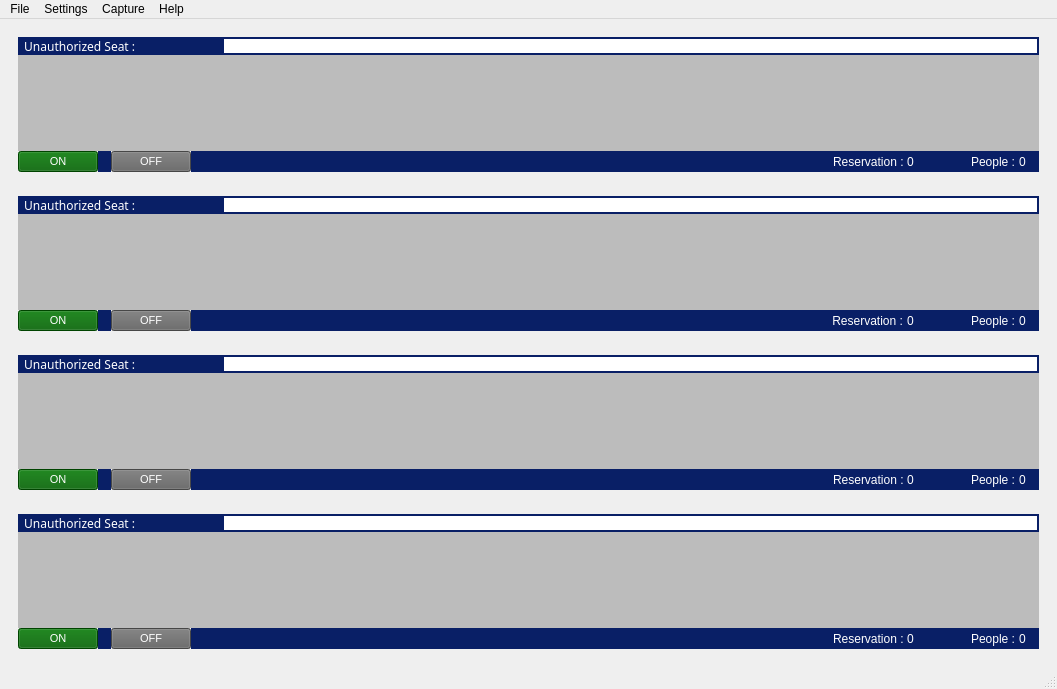
<?xml version="1.0" encoding="UTF-8"?>
<ui version="4.0">
 <class>MainWindow</class>
 <widget class="QMainWindow" name="MainWindow">
  <property name="geometry">
   <rect>
    <x>0</x>
    <y>0</y>
    <width>1057</width>
    <height>689</height>
   </rect>
  </property>
  <property name="windowTitle">
   <string>MainWindow</string>
  </property>
  <property name="styleSheet">
   <string notr="true"/>
  </property>
  <widget class="QWidget" name="centralwidget">
   <layout class="QVBoxLayout" name="verticalLayout">
    <item>
     <layout class="QHBoxLayout" name="mainLayout_AB"/>
    </item>
    <item>
     <widget class="QWidget" name="A_widget" native="true">
      <property name="sizePolicy">
       <sizepolicy hsizetype="Expanding" vsizetype="Expanding">
        <horstretch>0</horstretch>
        <verstretch>0</verstretch>
       </sizepolicy>
      </property>
      <layout class="QVBoxLayout" name="A_Widget" stretch="1,10,1">
       <property name="spacing">
        <number>0</number>
       </property>
       <item>
        <layout class="QHBoxLayout" name="horizontalLayout_2" stretch="1,4">
         <item>
          <widget class="QLabel" name="label_7">
           <property name="sizePolicy">
            <sizepolicy hsizetype="Expanding" vsizetype="Expanding">
             <horstretch>0</horstretch>
             <verstretch>0</verstretch>
            </sizepolicy>
           </property>
           <property name="font">
            <font>
             <family>굴림</family>
             <pointsize>9</pointsize>
             <weight>50</weight>
             <italic>false</italic>
             <bold>false</bold>
             <underline>false</underline>
            </font>
           </property>
           <property name="styleSheet">
            <string notr="true">color: white;
background-color:rgb(9, 31, 102);</string>
           </property>
           <property name="text">
            <string>  Unauthorized Seat : </string>
           </property>
          </widget>
         </item>
         <item>
          <widget class="QLabel" name="a_seat_num">
           <property name="sizePolicy">
            <sizepolicy hsizetype="Expanding" vsizetype="Expanding">
             <horstretch>0</horstretch>
             <verstretch>0</verstretch>
            </sizepolicy>
           </property>
           <property name="styleSheet">
            <string notr="true">background-color:rgb(255, 255, 255);
border: 2px solid rgb(9, 31, 102);</string>
           </property>
           <property name="text">
            <string/>
           </property>
          </widget>
         </item>
        </layout>
       </item>
       <item>
        <widget class="QLabel" name="a_camera_label">
         <property name="sizePolicy">
          <sizepolicy hsizetype="Expanding" vsizetype="Expanding">
           <horstretch>0</horstretch>
           <verstretch>0</verstretch>
          </sizepolicy>
         </property>
         <property name="styleSheet">
          <string notr="true">background-color:rgb(188, 188, 188)</string>
         </property>
         <property name="text">
          <string/>
         </property>
        </widget>
       </item>
       <item>
        <layout class="QVBoxLayout" name="verticalLayout_2">
         <item>
          <layout class="QHBoxLayout" name="horizontalLayout" stretch="1,1,1,50,1,5,1,1">
           <property name="spacing">
            <number>0</number>
           </property>
           <property name="topMargin">
            <number>0</number>
           </property>
           <item>
            <widget class="QPushButton" name="A_on">
             <property name="sizePolicy">
              <sizepolicy hsizetype="Expanding" vsizetype="Expanding">
               <horstretch>0</horstretch>
               <verstretch>0</verstretch>
              </sizepolicy>
             </property>
             <property name="font">
              <font>
               <pointsize>8</pointsize>
              </font>
             </property>
             <property name="styleSheet">
              <string notr="true">color:rgb(255, 255, 255);
background-color:rgb(0, 95, 0);

</string>
             </property>
             <property name="text">
              <string>ON</string>
             </property>
             <property name="iconSize">
              <size>
               <width>16</width>
               <height>16</height>
              </size>
             </property>
            </widget>
           </item>
           <item>
            <widget class="QLabel" name="label_2">
             <property name="sizePolicy">
              <sizepolicy hsizetype="Expanding" vsizetype="Expanding">
               <horstretch>0</horstretch>
               <verstretch>0</verstretch>
              </sizepolicy>
             </property>
             <property name="styleSheet">
              <string notr="true">background-color:rgb(9, 31, 102);</string>
             </property>
             <property name="text">
              <string/>
             </property>
            </widget>
           </item>
           <item>
            <widget class="QPushButton" name="A_off">
             <property name="sizePolicy">
              <sizepolicy hsizetype="Expanding" vsizetype="Expanding">
               <horstretch>0</horstretch>
               <verstretch>0</verstretch>
              </sizepolicy>
             </property>
             <property name="font">
              <font>
               <pointsize>8</pointsize>
              </font>
             </property>
             <property name="styleSheet">
              <string notr="true">color:rgb(255, 255, 255);
background-color:#646464;

</string>
             </property>
             <property name="text">
              <string>OFF</string>
             </property>
            </widget>
           </item>
           <item>
            <widget class="QLabel" name="label_33">
             <property name="sizePolicy">
              <sizepolicy hsizetype="Expanding" vsizetype="Expanding">
               <horstretch>0</horstretch>
               <verstretch>0</verstretch>
              </sizepolicy>
             </property>
             <property name="styleSheet">
              <string notr="true">background-color:rgb(9, 31, 102);</string>
             </property>
             <property name="text">
              <string/>
             </property>
            </widget>
           </item>
           <item>
            <widget class="QLabel" name="label_3">
             <property name="sizePolicy">
              <sizepolicy hsizetype="Expanding" vsizetype="Expanding">
               <horstretch>0</horstretch>
               <verstretch>0</verstretch>
              </sizepolicy>
             </property>
             <property name="styleSheet">
              <string notr="true">color: white;
background-color:rgb(9, 31, 102);</string>
             </property>
             <property name="text">
              <string>Reservation : </string>
             </property>
            </widget>
           </item>
           <item>
            <widget class="QLabel" name="A_res_cnt">
             <property name="sizePolicy">
              <sizepolicy hsizetype="Expanding" vsizetype="Expanding">
               <horstretch>0</horstretch>
               <verstretch>0</verstretch>
              </sizepolicy>
             </property>
             <property name="styleSheet">
              <string notr="true">text-align: end;
color: white;
background-color:rgb(9, 31, 102);</string>
             </property>
             <property name="text">
              <string>0</string>
             </property>
            </widget>
           </item>
           <item>
            <widget class="QLabel" name="label_4">
             <property name="sizePolicy">
              <sizepolicy hsizetype="Expanding" vsizetype="Expanding">
               <horstretch>0</horstretch>
               <verstretch>0</verstretch>
              </sizepolicy>
             </property>
             <property name="styleSheet">
              <string notr="true">color: white;
background-color:rgb(9, 31, 102);</string>
             </property>
             <property name="text">
              <string>People : </string>
             </property>
            </widget>
           </item>
           <item>
            <widget class="QLabel" name="A_peo_cnt">
             <property name="sizePolicy">
              <sizepolicy hsizetype="Expanding" vsizetype="Expanding">
               <horstretch>0</horstretch>
               <verstretch>0</verstretch>
              </sizepolicy>
             </property>
             <property name="styleSheet">
              <string notr="true">text-align: end;
color: white;
background-color:rgb(9, 31, 102);</string>
             </property>
             <property name="text">
              <string>0    </string>
             </property>
            </widget>
           </item>
          </layout>
         </item>
        </layout>
       </item>
      </layout>
     </widget>
    </item>
    <item>
     <widget class="QWidget" name="D_widget" native="true">
      <property name="sizePolicy">
       <sizepolicy hsizetype="Expanding" vsizetype="Expanding">
        <horstretch>0</horstretch>
        <verstretch>0</verstretch>
       </sizepolicy>
      </property>
      <layout class="QVBoxLayout" name="A_Widget_4" stretch="1,10,1">
       <property name="spacing">
        <number>0</number>
       </property>
       <item>
        <layout class="QHBoxLayout" name="horizontalLayout_7" stretch="1,4">
         <item>
          <widget class="QLabel" name="label_23">
           <property name="sizePolicy">
            <sizepolicy hsizetype="Expanding" vsizetype="Expanding">
             <horstretch>0</horstretch>
             <verstretch>0</verstretch>
            </sizepolicy>
           </property>
           <property name="font">
            <font>
             <family>굴림</family>
             <pointsize>9</pointsize>
             <weight>50</weight>
             <italic>false</italic>
             <bold>false</bold>
             <underline>false</underline>
            </font>
           </property>
           <property name="styleSheet">
            <string notr="true">color: white;
background-color:rgb(9, 31, 102);</string>
           </property>
           <property name="text">
            <string>  Unauthorized Seat : </string>
           </property>
          </widget>
         </item>
         <item>
          <widget class="QLabel" name="d_seat_num">
           <property name="sizePolicy">
            <sizepolicy hsizetype="Expanding" vsizetype="Expanding">
             <horstretch>0</horstretch>
             <verstretch>0</verstretch>
            </sizepolicy>
           </property>
           <property name="styleSheet">
            <string notr="true">background-color:rgb(255, 255, 255);
border: 2px solid rgb(9, 31, 102);</string>
           </property>
           <property name="text">
            <string/>
           </property>
          </widget>
         </item>
        </layout>
       </item>
       <item>
        <widget class="QLabel" name="d_camera_label">
         <property name="sizePolicy">
          <sizepolicy hsizetype="Expanding" vsizetype="Expanding">
           <horstretch>0</horstretch>
           <verstretch>0</verstretch>
          </sizepolicy>
         </property>
         <property name="styleSheet">
          <string notr="true">background-color:rgb(188, 188, 188)</string>
         </property>
         <property name="text">
          <string/>
         </property>
        </widget>
       </item>
       <item>
        <layout class="QVBoxLayout" name="verticalLayout_5">
         <item>
          <layout class="QHBoxLayout" name="horizontalLayout_8" stretch="1,1,1,50,1,5,1,1">
           <property name="spacing">
            <number>0</number>
           </property>
           <property name="topMargin">
            <number>0</number>
           </property>
           <item>
            <widget class="QPushButton" name="D_on">
             <property name="sizePolicy">
              <sizepolicy hsizetype="Expanding" vsizetype="Expanding">
               <horstretch>0</horstretch>
               <verstretch>0</verstretch>
              </sizepolicy>
             </property>
             <property name="font">
              <font>
               <pointsize>8</pointsize>
              </font>
             </property>
             <property name="styleSheet">
              <string notr="true">color:rgb(255, 255, 255);
background-color:rgb(0, 95, 0);

</string>
             </property>
             <property name="text">
              <string>ON</string>
             </property>
             <property name="iconSize">
              <size>
               <width>16</width>
               <height>16</height>
              </size>
             </property>
            </widget>
           </item>
           <item>
            <widget class="QLabel" name="label_25">
             <property name="sizePolicy">
              <sizepolicy hsizetype="Expanding" vsizetype="Expanding">
               <horstretch>0</horstretch>
               <verstretch>0</verstretch>
              </sizepolicy>
             </property>
             <property name="styleSheet">
              <string notr="true">background-color:rgb(9, 31, 102);</string>
             </property>
             <property name="text">
              <string/>
             </property>
            </widget>
           </item>
           <item>
            <widget class="QPushButton" name="D_off">
             <property name="sizePolicy">
              <sizepolicy hsizetype="Expanding" vsizetype="Expanding">
               <horstretch>0</horstretch>
               <verstretch>0</verstretch>
              </sizepolicy>
             </property>
             <property name="font">
              <font>
               <pointsize>8</pointsize>
              </font>
             </property>
             <property name="styleSheet">
              <string notr="true">color:rgb(255, 255, 255);
background-color:#646464;
</string>
             </property>
             <property name="text">
              <string>OFF</string>
             </property>
            </widget>
           </item>
           <item>
            <widget class="QLabel" name="label_32">
             <property name="sizePolicy">
              <sizepolicy hsizetype="Expanding" vsizetype="Expanding">
               <horstretch>0</horstretch>
               <verstretch>0</verstretch>
              </sizepolicy>
             </property>
             <property name="styleSheet">
              <string notr="true">background-color:rgb(9, 31, 102);</string>
             </property>
             <property name="text">
              <string/>
             </property>
            </widget>
           </item>
           <item>
            <widget class="QLabel" name="label_26">
             <property name="sizePolicy">
              <sizepolicy hsizetype="Expanding" vsizetype="Expanding">
               <horstretch>0</horstretch>
               <verstretch>0</verstretch>
              </sizepolicy>
             </property>
             <property name="styleSheet">
              <string notr="true">color: white;
background-color:rgb(9, 31, 102);</string>
             </property>
             <property name="text">
              <string> Reservation : </string>
             </property>
            </widget>
           </item>
           <item>
            <widget class="QLabel" name="D_res_cnt">
             <property name="sizePolicy">
              <sizepolicy hsizetype="Expanding" vsizetype="Expanding">
               <horstretch>0</horstretch>
               <verstretch>0</verstretch>
              </sizepolicy>
             </property>
             <property name="styleSheet">
              <string notr="true">text-align: end;
color: white;
background-color:rgb(9, 31, 102);</string>
             </property>
             <property name="text">
              <string>0</string>
             </property>
            </widget>
           </item>
           <item>
            <widget class="QLabel" name="label_28">
             <property name="sizePolicy">
              <sizepolicy hsizetype="Expanding" vsizetype="Expanding">
               <horstretch>0</horstretch>
               <verstretch>0</verstretch>
              </sizepolicy>
             </property>
             <property name="styleSheet">
              <string notr="true">color: white;
background-color:rgb(9, 31, 102);</string>
             </property>
             <property name="text">
              <string>People : </string>
             </property>
            </widget>
           </item>
           <item>
            <widget class="QLabel" name="D_peo_cnt">
             <property name="sizePolicy">
              <sizepolicy hsizetype="Expanding" vsizetype="Expanding">
               <horstretch>0</horstretch>
               <verstretch>0</verstretch>
              </sizepolicy>
             </property>
             <property name="styleSheet">
              <string notr="true">text-align: end;
color: white;
background-color:rgb(9, 31, 102);</string>
             </property>
             <property name="text">
              <string>0    </string>
             </property>
            </widget>
           </item>
          </layout>
         </item>
        </layout>
       </item>
      </layout>
     </widget>
    </item>
    <item>
     <widget class="QWidget" name="B_widget" native="true">
      <property name="sizePolicy">
       <sizepolicy hsizetype="Expanding" vsizetype="Expanding">
        <horstretch>0</horstretch>
        <verstretch>0</verstretch>
       </sizepolicy>
      </property>
      <layout class="QVBoxLayout" name="A_Widget_2" stretch="1,10,1">
       <property name="spacing">
        <number>0</number>
       </property>
       <item>
        <layout class="QHBoxLayout" name="horizontalLayout_3" stretch="1,4">
         <item>
          <widget class="QLabel" name="label_9">
           <property name="sizePolicy">
            <sizepolicy hsizetype="Expanding" vsizetype="Expanding">
             <horstretch>0</horstretch>
             <verstretch>0</verstretch>
            </sizepolicy>
           </property>
           <property name="font">
            <font>
             <family>굴림</family>
             <pointsize>9</pointsize>
             <weight>50</weight>
             <italic>false</italic>
             <bold>false</bold>
             <underline>false</underline>
            </font>
           </property>
           <property name="styleSheet">
            <string notr="true">color: white;
background-color:rgb(9, 31, 102);</string>
           </property>
           <property name="text">
            <string>  Unauthorized Seat : </string>
           </property>
          </widget>
         </item>
         <item>
          <widget class="QLabel" name="b_seat_num">
           <property name="sizePolicy">
            <sizepolicy hsizetype="Expanding" vsizetype="Expanding">
             <horstretch>0</horstretch>
             <verstretch>0</verstretch>
            </sizepolicy>
           </property>
           <property name="styleSheet">
            <string notr="true">background-color:rgb(255, 255, 255);
border: 2px solid rgb(9, 31, 102);</string>
           </property>
           <property name="text">
            <string/>
           </property>
          </widget>
         </item>
        </layout>
       </item>
       <item>
        <widget class="QLabel" name="b_camera_label">
         <property name="sizePolicy">
          <sizepolicy hsizetype="Expanding" vsizetype="Expanding">
           <horstretch>0</horstretch>
           <verstretch>0</verstretch>
          </sizepolicy>
         </property>
         <property name="styleSheet">
          <string notr="true">background-color:rgb(188, 188, 188)</string>
         </property>
         <property name="text">
          <string/>
         </property>
        </widget>
       </item>
       <item>
        <layout class="QVBoxLayout" name="verticalLayout_3">
         <item>
          <layout class="QHBoxLayout" name="horizontalLayout_4" stretch="1,1,1,50,1,5,1,1">
           <property name="spacing">
            <number>0</number>
           </property>
           <property name="topMargin">
            <number>0</number>
           </property>
           <item>
            <widget class="QPushButton" name="B_on">
             <property name="sizePolicy">
              <sizepolicy hsizetype="Expanding" vsizetype="Expanding">
               <horstretch>0</horstretch>
               <verstretch>0</verstretch>
              </sizepolicy>
             </property>
             <property name="font">
              <font>
               <pointsize>8</pointsize>
              </font>
             </property>
             <property name="styleSheet">
              <string notr="true">color:rgb(255, 255, 255);
background-color:rgb(0, 95, 0);

</string>
             </property>
             <property name="text">
              <string>ON</string>
             </property>
             <property name="iconSize">
              <size>
               <width>16</width>
               <height>16</height>
              </size>
             </property>
            </widget>
           </item>
           <item>
            <widget class="QLabel" name="label_11">
             <property name="sizePolicy">
              <sizepolicy hsizetype="Expanding" vsizetype="Expanding">
               <horstretch>0</horstretch>
               <verstretch>0</verstretch>
              </sizepolicy>
             </property>
             <property name="styleSheet">
              <string notr="true">background-color:rgb(9, 31, 102);</string>
             </property>
             <property name="text">
              <string/>
             </property>
            </widget>
           </item>
           <item>
            <widget class="QPushButton" name="B_off">
             <property name="sizePolicy">
              <sizepolicy hsizetype="Expanding" vsizetype="Expanding">
               <horstretch>0</horstretch>
               <verstretch>0</verstretch>
              </sizepolicy>
             </property>
             <property name="font">
              <font>
               <pointsize>8</pointsize>
              </font>
             </property>
             <property name="styleSheet">
              <string notr="true">color:rgb(255, 255, 255);
background-color:#646464;
</string>
             </property>
             <property name="text">
              <string>OFF</string>
             </property>
            </widget>
           </item>
           <item>
            <widget class="QLabel" name="label_31">
             <property name="sizePolicy">
              <sizepolicy hsizetype="Expanding" vsizetype="Expanding">
               <horstretch>0</horstretch>
               <verstretch>0</verstretch>
              </sizepolicy>
             </property>
             <property name="styleSheet">
              <string notr="true">background-color:rgb(9, 31, 102);</string>
             </property>
             <property name="text">
              <string/>
             </property>
            </widget>
           </item>
           <item>
            <widget class="QLabel" name="label_12">
             <property name="sizePolicy">
              <sizepolicy hsizetype="Expanding" vsizetype="Expanding">
               <horstretch>0</horstretch>
               <verstretch>0</verstretch>
              </sizepolicy>
             </property>
             <property name="styleSheet">
              <string notr="true">color: white;
background-color:rgb(9, 31, 102);</string>
             </property>
             <property name="text">
              <string>Reservation : </string>
             </property>
            </widget>
           </item>
           <item>
            <widget class="QLabel" name="B_res_cnt">
             <property name="sizePolicy">
              <sizepolicy hsizetype="Expanding" vsizetype="Expanding">
               <horstretch>0</horstretch>
               <verstretch>0</verstretch>
              </sizepolicy>
             </property>
             <property name="styleSheet">
              <string notr="true">text-align: end;
color: white;
background-color:rgb(9, 31, 102);</string>
             </property>
             <property name="text">
              <string>0</string>
             </property>
            </widget>
           </item>
           <item>
            <widget class="QLabel" name="label_14">
             <property name="sizePolicy">
              <sizepolicy hsizetype="Expanding" vsizetype="Expanding">
               <horstretch>0</horstretch>
               <verstretch>0</verstretch>
              </sizepolicy>
             </property>
             <property name="styleSheet">
              <string notr="true">color: white;
background-color:rgb(9, 31, 102);</string>
             </property>
             <property name="text">
              <string>People : </string>
             </property>
            </widget>
           </item>
           <item>
            <widget class="QLabel" name="B_peo_cnt">
             <property name="sizePolicy">
              <sizepolicy hsizetype="Expanding" vsizetype="Expanding">
               <horstretch>0</horstretch>
               <verstretch>0</verstretch>
              </sizepolicy>
             </property>
             <property name="styleSheet">
              <string notr="true">text-align: end;
color: white;
background-color:rgb(9, 31, 102);</string>
             </property>
             <property name="text">
              <string>0    </string>
             </property>
            </widget>
           </item>
          </layout>
         </item>
        </layout>
       </item>
      </layout>
     </widget>
    </item>
    <item>
     <layout class="QHBoxLayout" name="mainLayout_CD"/>
    </item>
    <item>
     <widget class="QWidget" name="C_widget" native="true">
      <property name="sizePolicy">
       <sizepolicy hsizetype="Expanding" vsizetype="Expanding">
        <horstretch>0</horstretch>
        <verstretch>0</verstretch>
       </sizepolicy>
      </property>
      <layout class="QVBoxLayout" name="A_Widget_3" stretch="1,10,1">
       <property name="spacing">
        <number>0</number>
       </property>
       <item>
        <layout class="QHBoxLayout" name="horizontalLayout_5" stretch="1,4">
         <item>
          <widget class="QLabel" name="label_16">
           <property name="sizePolicy">
            <sizepolicy hsizetype="Expanding" vsizetype="Expanding">
             <horstretch>0</horstretch>
             <verstretch>0</verstretch>
            </sizepolicy>
           </property>
           <property name="font">
            <font>
             <family>굴림</family>
             <pointsize>9</pointsize>
             <weight>50</weight>
             <italic>false</italic>
             <bold>false</bold>
             <underline>false</underline>
            </font>
           </property>
           <property name="styleSheet">
            <string notr="true">color: white;
background-color:rgb(9, 31, 102);</string>
           </property>
           <property name="text">
            <string>  Unauthorized Seat : </string>
           </property>
          </widget>
         </item>
         <item>
          <widget class="QLabel" name="c_seat_num">
           <property name="sizePolicy">
            <sizepolicy hsizetype="Expanding" vsizetype="Expanding">
             <horstretch>0</horstretch>
             <verstretch>0</verstretch>
            </sizepolicy>
           </property>
           <property name="styleSheet">
            <string notr="true">background-color:rgb(255, 255, 255);
border: 2px solid rgb(9, 31, 102);</string>
           </property>
           <property name="text">
            <string/>
           </property>
          </widget>
         </item>
        </layout>
       </item>
       <item>
        <widget class="QLabel" name="c_camera_label">
         <property name="sizePolicy">
          <sizepolicy hsizetype="Expanding" vsizetype="Expanding">
           <horstretch>0</horstretch>
           <verstretch>0</verstretch>
          </sizepolicy>
         </property>
         <property name="styleSheet">
          <string notr="true">background-color:rgb(188, 188, 188)</string>
         </property>
         <property name="text">
          <string/>
         </property>
        </widget>
       </item>
       <item>
        <layout class="QVBoxLayout" name="verticalLayout_4">
         <item>
          <layout class="QHBoxLayout" name="horizontalLayout_6" stretch="1,1,1,50,1,5,1,1">
           <property name="spacing">
            <number>0</number>
           </property>
           <property name="topMargin">
            <number>0</number>
           </property>
           <item>
            <widget class="QPushButton" name="C_on">
             <property name="sizePolicy">
              <sizepolicy hsizetype="Expanding" vsizetype="Expanding">
               <horstretch>0</horstretch>
               <verstretch>0</verstretch>
              </sizepolicy>
             </property>
             <property name="font">
              <font>
               <pointsize>8</pointsize>
              </font>
             </property>
             <property name="styleSheet">
              <string notr="true">color:rgb(255, 255, 255);
background-color:rgb(0, 95, 0);

</string>
             </property>
             <property name="text">
              <string>ON</string>
             </property>
             <property name="iconSize">
              <size>
               <width>16</width>
               <height>16</height>
              </size>
             </property>
            </widget>
           </item>
           <item>
            <widget class="QLabel" name="label_18">
             <property name="sizePolicy">
              <sizepolicy hsizetype="Expanding" vsizetype="Expanding">
               <horstretch>0</horstretch>
               <verstretch>0</verstretch>
              </sizepolicy>
             </property>
             <property name="styleSheet">
              <string notr="true">background-color:rgb(9, 31, 102);</string>
             </property>
             <property name="text">
              <string/>
             </property>
            </widget>
           </item>
           <item>
            <widget class="QPushButton" name="C_off">
             <property name="sizePolicy">
              <sizepolicy hsizetype="Expanding" vsizetype="Expanding">
               <horstretch>0</horstretch>
               <verstretch>0</verstretch>
              </sizepolicy>
             </property>
             <property name="font">
              <font>
               <pointsize>8</pointsize>
              </font>
             </property>
             <property name="styleSheet">
              <string notr="true">color:rgb(255, 255, 255);
background-color:#646464;
</string>
             </property>
             <property name="text">
              <string>OFF</string>
             </property>
            </widget>
           </item>
           <item>
            <widget class="QLabel" name="label_30">
             <property name="sizePolicy">
              <sizepolicy hsizetype="Expanding" vsizetype="Expanding">
               <horstretch>0</horstretch>
               <verstretch>0</verstretch>
              </sizepolicy>
             </property>
             <property name="styleSheet">
              <string notr="true">background-color:rgb(9, 31, 102);</string>
             </property>
             <property name="text">
              <string/>
             </property>
            </widget>
           </item>
           <item>
            <widget class="QLabel" name="label_19">
             <property name="sizePolicy">
              <sizepolicy hsizetype="Expanding" vsizetype="Expanding">
               <horstretch>0</horstretch>
               <verstretch>0</verstretch>
              </sizepolicy>
             </property>
             <property name="styleSheet">
              <string notr="true">color: white;
background-color:rgb(9, 31, 102);</string>
             </property>
             <property name="text">
              <string>Reservation : </string>
             </property>
            </widget>
           </item>
           <item>
            <widget class="QLabel" name="C_res_cnt">
             <property name="sizePolicy">
              <sizepolicy hsizetype="Expanding" vsizetype="Expanding">
               <horstretch>0</horstretch>
               <verstretch>0</verstretch>
              </sizepolicy>
             </property>
             <property name="styleSheet">
              <string notr="true">text-align: end;
color: white;
background-color:rgb(9, 31, 102);</string>
             </property>
             <property name="text">
              <string>0</string>
             </property>
            </widget>
           </item>
           <item>
            <widget class="QLabel" name="label_21">
             <property name="sizePolicy">
              <sizepolicy hsizetype="Expanding" vsizetype="Expanding">
               <horstretch>0</horstretch>
               <verstretch>0</verstretch>
              </sizepolicy>
             </property>
             <property name="styleSheet">
              <string notr="true">color: white;
background-color:rgb(9, 31, 102);</string>
             </property>
             <property name="text">
              <string>People : </string>
             </property>
            </widget>
           </item>
           <item>
            <widget class="QLabel" name="C_peo_cnt">
             <property name="sizePolicy">
              <sizepolicy hsizetype="Expanding" vsizetype="Expanding">
               <horstretch>0</horstretch>
               <verstretch>0</verstretch>
              </sizepolicy>
             </property>
             <property name="styleSheet">
              <string notr="true">text-align: end;
color: white;
background-color:rgb(9, 31, 102);</string>
             </property>
             <property name="text">
              <string>0    </string>
             </property>
            </widget>
           </item>
          </layout>
         </item>
        </layout>
       </item>
      </layout>
     </widget>
    </item>
   </layout>
  </widget>
  <widget class="QMenuBar" name="menubar">
   <property name="geometry">
    <rect>
     <x>0</x>
     <y>0</y>
     <width>1057</width>
     <height>21</height>
    </rect>
   </property>
   <widget class="QMenu" name="menuFILE">
    <property name="title">
     <string>File</string>
    </property>
    <addaction name="actionSave"/>
    <addaction name="separator"/>
    <addaction name="actionQuit"/>
   </widget>
   <widget class="QMenu" name="menuSetting">
    <property name="title">
     <string>Settings</string>
    </property>
    <addaction name="actionSeat_Setting"/>
   </widget>
   <widget class="QMenu" name="menuCapture">
    <property name="title">
     <string>Capture</string>
    </property>
    <addaction name="actionSeat_capture"/>
   </widget>
   <widget class="QMenu" name="menuHelp">
    <property name="title">
     <string>Help</string>
    </property>
    <addaction name="actionfalko_Information"/>
    <addaction name="actionJoin_Us_on_Git"/>
   </widget>
   <addaction name="menuFILE"/>
   <addaction name="menuSetting"/>
   <addaction name="menuCapture"/>
   <addaction name="menuHelp"/>
  </widget>
  <widget class="QStatusBar" name="statusbar"/>
  <action name="actionSave">
   <property name="text">
    <string>Save</string>
   </property>
   <property name="shortcut">
    <string>Ctrl+S</string>
   </property>
  </action>
  <action name="actionQuit">
   <property name="text">
    <string>Quit</string>
   </property>
   <property name="shortcut">
    <string>Ctrl+Q</string>
   </property>
  </action>
  <action name="actionSeat_Setting">
   <property name="text">
    <string>Seat Setting</string>
   </property>
   <property name="shortcut">
    <string>Ctrl+Alt+S</string>
   </property>
  </action>
  <action name="actionSeat_capture">
   <property name="text">
    <string>Seat Capture</string>
   </property>
   <property name="shortcut">
    <string>Ctrl+Alt+C</string>
   </property>
  </action>
  <action name="actionfalko_Information">
   <property name="text">
    <string>falko Information</string>
   </property>
  </action>
  <action name="actionJoin_Us_on_Git">
   <property name="text">
    <string>Join Us on Git</string>
   </property>
  </action>
 </widget>
 <resources/>
 <connections/>
</ui>
